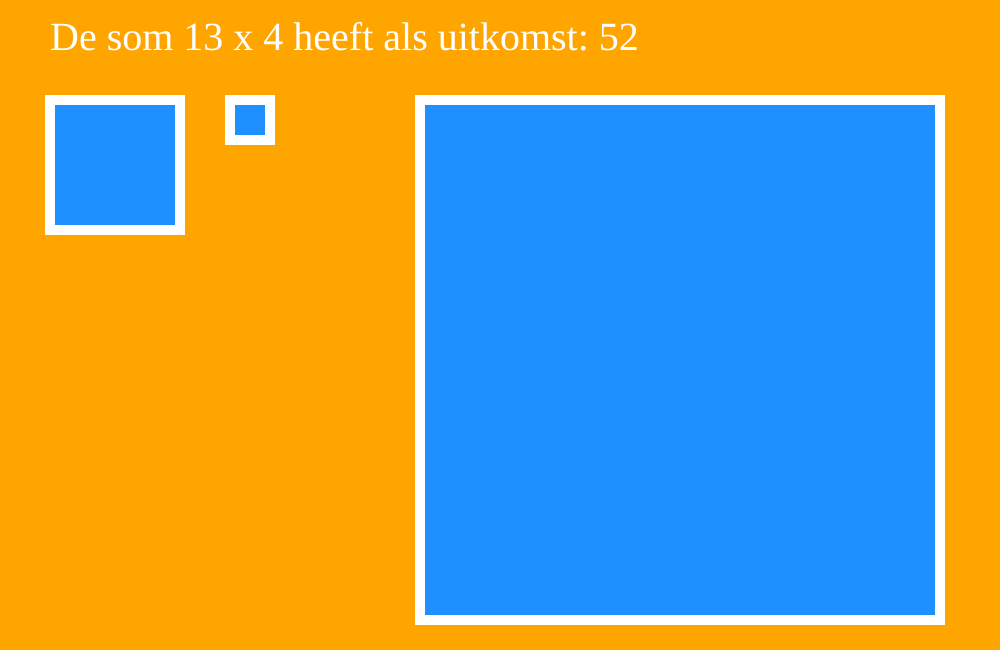
Frame 1 (no input)
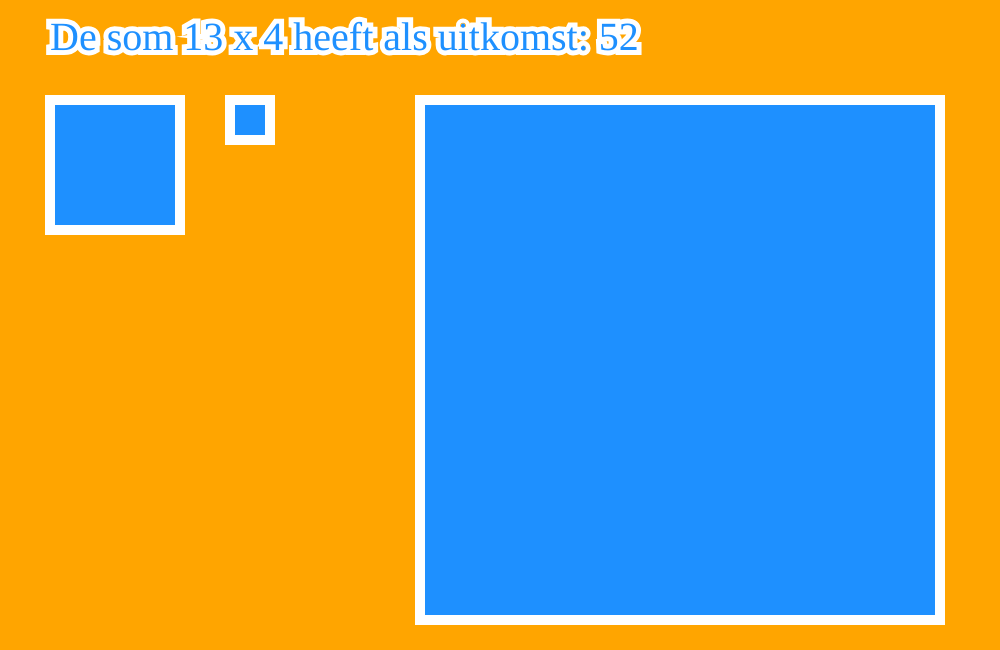
Frame 2 (the mouse pressed at the canvas centre, redrawn once)

The p5.js sketch that drew these frames (run headless with seeded random() and noise() and a simulated clock; the mouse was pressed at the canvas centre and the sketch redrawn once):

// p5.js sketch
// ── sketch.js
const variabeleA = 13;
const variabeleB = 4;
let uitkomst;

function setup() {
  createCanvas(1000,650);
  background('orange');
  textFont("Georgia");
  textSize(40);
  fill('white');
  noLoop();
}

function draw() {
  uitkomst = variabeleA*variabeleB;
  // Schrijf de rekensom op het scherm
  text(`De som ${variabeleA} x ${variabeleB} heeft als uitkomst: ${uitkomst}`, 50, 50);

  translate(50,100);
  fill('dodgerblue');
  stroke('white');
  strokeWeight(10);
  // De vierkanten krijgen als zijde de waarde die in variabeleA en variabeleB staan.
  
  rect(0,0,10*variabeleA,10*variabeleA);
  translate(10*variabeleA+50,0);
  rect(0,0,10*variabeleB,10*variabeleB);
  translate(10*variabeleB + 150,0);
  rect(0,0,10*uitkomst,10*uitkomst);  
}
